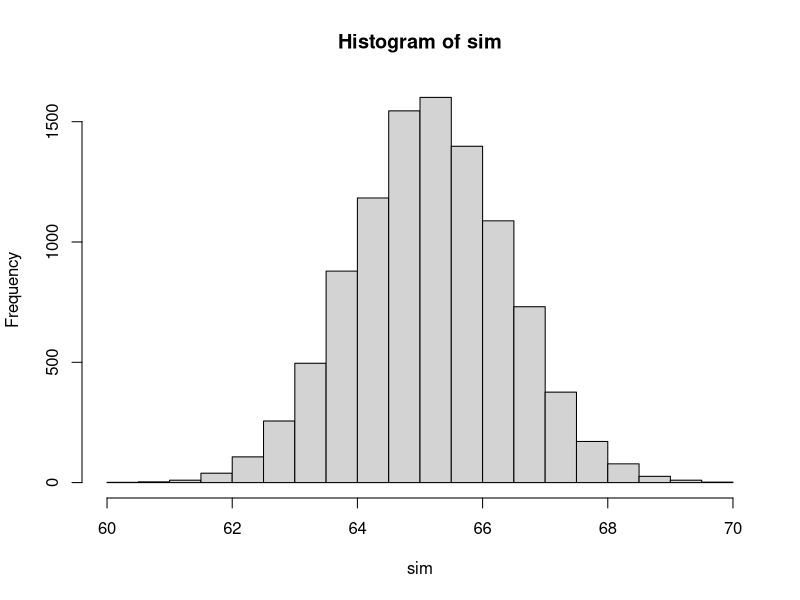

R code for this plot:
## ---- chunk 1
# Given values
mu_0 <- 67.0    # Prior mean
tau_0 <- 2.0    # Prior SD
prec_0 <- 1 / tau_0^2 # Prior precision
x_bar <- 64.0   # Sample mean
n <- 10         # Sample size
sigma <- 5.0    # Known SD of data
prec <- n / sigma^2 # Sample precision

# Posterior precision
prec_n <- prec_0 + prec

# Posterior mean
mu_n <- mu_0 * (prec_0 / (prec_0 + prec)) + x_bar * (prec / (prec_0 + prec))

# Posterior SD
tau_n <- sqrt(1 / prec_n)

cat("Posterior mean (μ_n):", mu_n, "\n")
cat("Posterior SD (τ_n):", tau_n, "\n")
## ---- chunk 2
c(mu_n - 1.96 * tau_n, mu_n + 1.96 * tau_n)
## ---- chunk 3
set.seed(123)
sim <- rnorm(10000, mu_n, tau_n)

hist(sim)

cat("Posterior predictive mean:", mean(sim), "\n")
cat("Posterior predictive SD:", sd(sim), "\n")
## ---- chunk 4
sigma^2 + tau_n
var(sim)
## ---- chunk 5
c(mean(sim) - 1.96 * sd(sim), mean(sim) + 1.96 * sd(sim))
